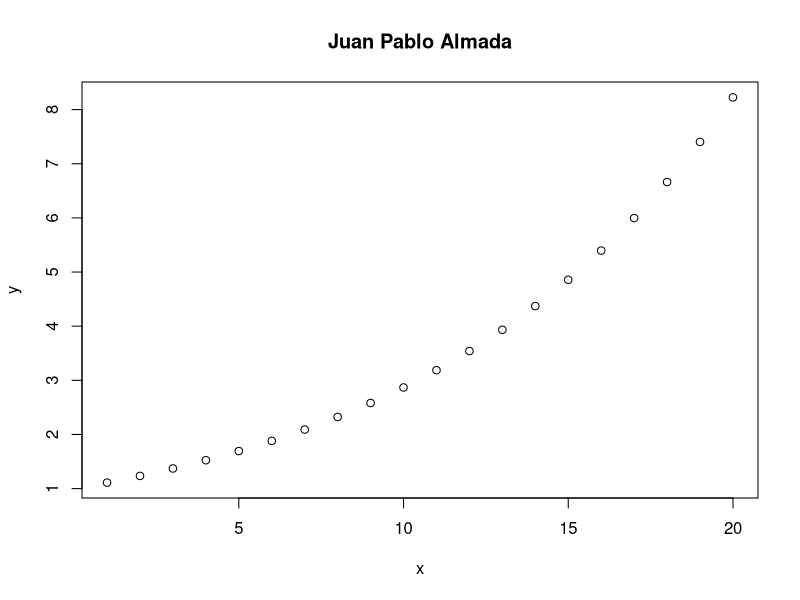
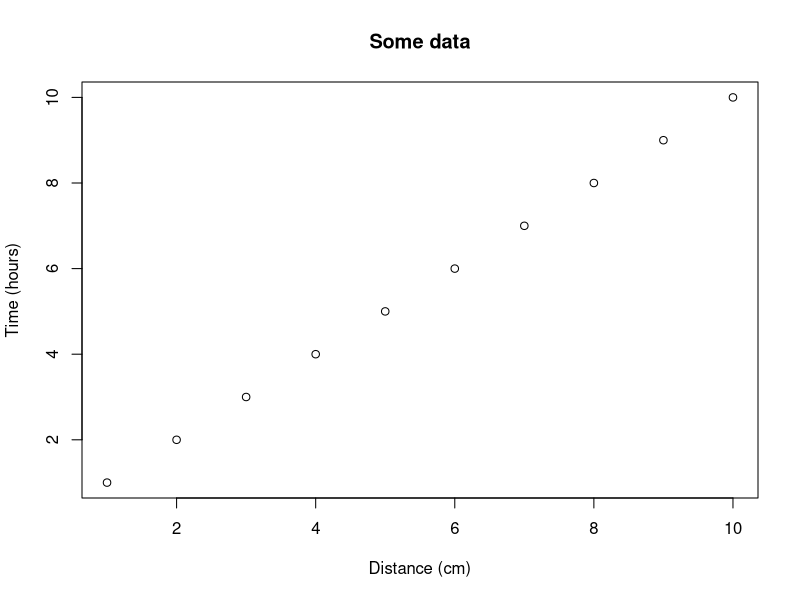
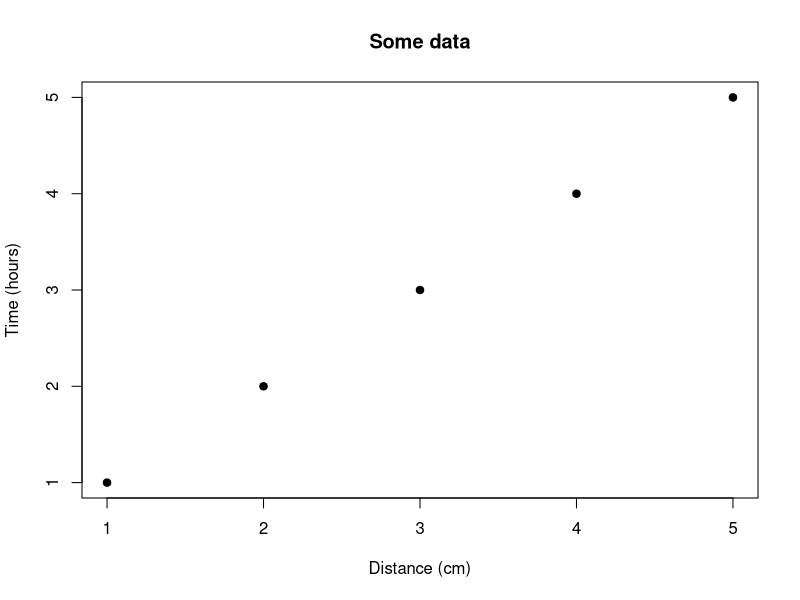

Write the R code that produced these figures, in order.
## ---- chunk 1
knitr::opts_chunk$set(echo = TRUE) # By default, show code; set to FALSE to hide it
knitr::opts_chunk$set(fig.pos = 'H') # Places figures on pages separate from text
knitr::opts_chunk$set(out.width = '100%', dpi=300) # Figure resolution and size
knitr::opts_chunk$set(fig.env = "figure") # Latex figure environment
## ---- chunk 2
n = .9
x <- (1:20)
y <- (1/n^x)
cumsum(y)
Z= sum(y)
Z

plot(x,y, main = "Juan Pablo Almada")
## ---- chunk 3
plot(1:10, main = "Some data", xlab = "Distance (cm)", 
     ylab = "Time (hours)")
## ---- chunk 4
plot(1:5, pch = 19, main = "Some data", xlab = "Distance (cm)", 
     ylab = "Time (hours)")
## ---- chunk 5
df = data.frame(ID = 1:3, code = letters[1:3])

# Creates tables that follow OUP guidelines using xtable
library(xtable) 
print(xtable(df, caption = "This is the table caption", 
             label = "tab:tab1"), comment = FALSE)
## ---- chunk 6
df = data.frame(ID = 1:3, code = letters[1:3])

# kable can alse be used for creating tables
knitr::kable(df, caption = "This is the table caption", format = "latex",
             booktabs = TRUE, label = "tab2")
